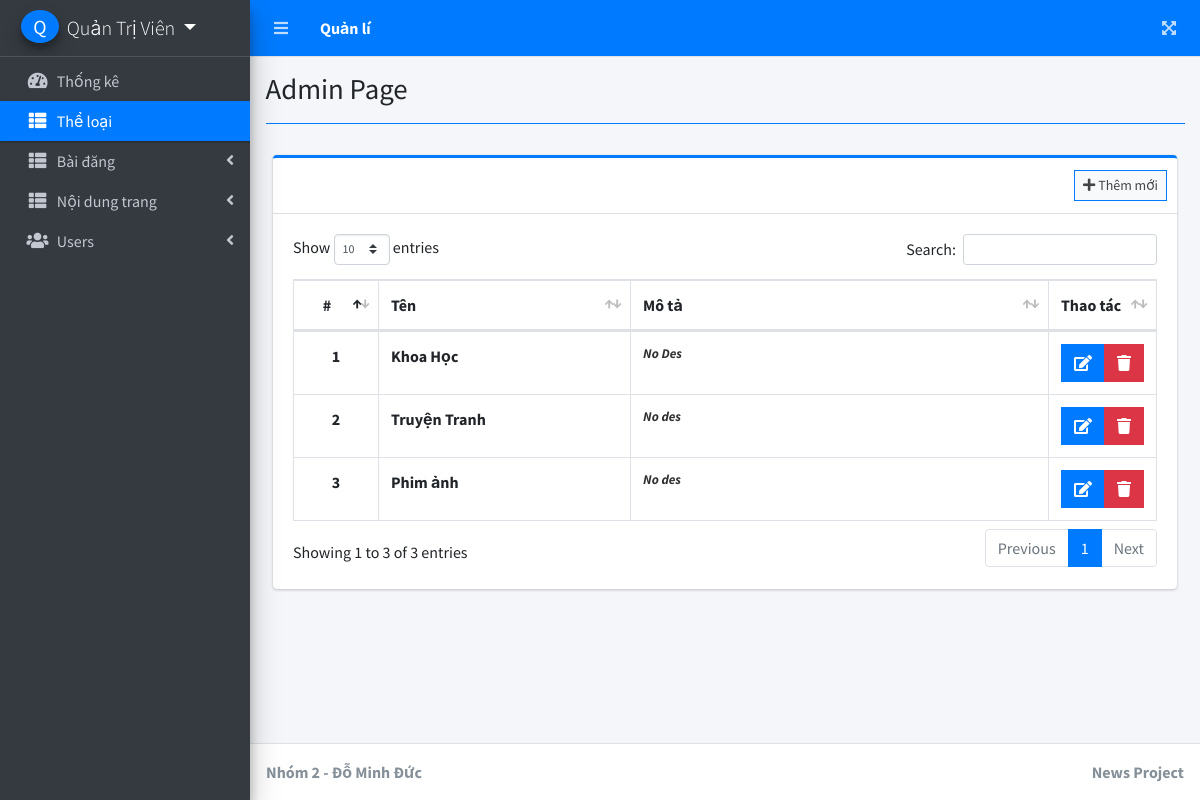
Page /admin/index.php?page=category_list (signed in) on the committed database.
### tables this page shows
CREATE TABLE `category_list` (
  `id` int(30) NOT NULL,
  `category` text NOT NULL,
  `description` text NOT NULL,
  `date_created` datetime NOT NULL DEFAULT current_timestamp()
);

### admin/category_list.php (the view, shortened to what this page needs)
<?php include'db_connect.php' ?>
<div class="col-lg-12">
	<div class="card card-outline card-primary">
		<div class="card-header">
			<div class="card-tools">
				<button class="btn btn-block btn-sm btn-default btn-flat border-primary" type="button" id="manage_category"><i class="fa fa-plus"></i> Thêm mới</button>
			</div>
		</div>
		<div class="card-body">
			<table class="table tabe-hover table-bordered" id="list">
				<colgroup>
					<col width="10%">
					<col width="30%">
					<col width="50%">
					<col width="10%">
				</colgroup>
				<thead>
					<tr>
						<th class="text-center">#</th>
						<th>Tên</th>
						<th>Mô tả</th>
						<th>Thao tác</th>
					</tr>
				</thead>
				<tbody>
					<?php
					$i = 1;
					$qry = $conn->query("SELECT * FROM category_list order by unix_timestamp(date_created) desc ");
					while($row= $qry->fetch_assoc()):
					?>
					<tr>
						<th class="text-center"><?php echo $i++ ?></th>
						<td><b><?php echo ucwords($row['category']) ?></b></td>
						<td><b class="truncate"><?php echo ($row['description']) ?></b></td>
						<td class="text-center">
		                    <div class="btn-group">
		                        <button data-id="<?php echo $row['id'] ?>" class="btn btn-primary btn-flat edit_category" type="button">
		                          <i class="fas fa-edit"></i>
		                        </button>
		                        <button type="button" class="btn btn-danger btn-flat delete_category" data-id="<?php echo $row['id'] ?>">
		                          <i class="fas fa-trash"></i>
		                        </button>
	                      </div>
						</td>
					</tr>
				<?php endwhile; ?>
				</tbody>
			</table>
		</div>
	</div>
</div>

### rows in the picture
category_list: category "Khoa Học", description "No Des"
category_list: category "Truyện Tranh", description "No des"
category_list: category "Phim ảnh", description "No des"

### other values in the picture
substr($_SESSION['login_name'], 0,1) "Q"
$_SESSION['login_name'] "Quản Trị Viên"
